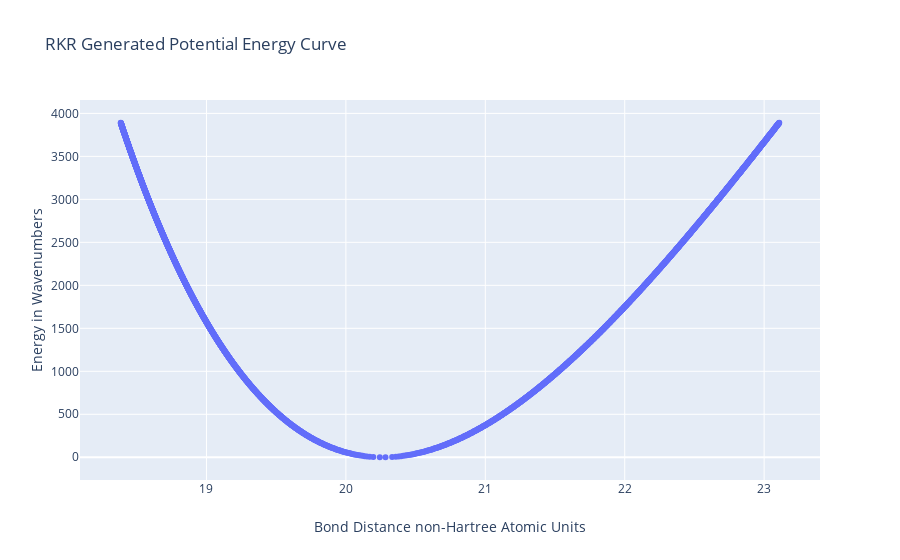

The notebook cell this image was saved under:
### Code cell
#Test for the RKR Class
from RKRClass import RKR as rkrClass

rkr = rkrClass()

rkr.setDiatomicConstants(alphae, Be, we, wxe, wye, wze, ye)
rkr.setReducedMass(0.5)
rkr.setDelta(delta)

x, y = rkr.graphData()

figure = {
    
    "data":[
        {
            "type":"scatter",
            "x":x,
            "y":y,
            "connectgaps":True,
            "mode":"markers",
            "name":"RKR Potential",
        }
    ],
    
    "layout":{
        "xaxis":{"title":"Bond Distance non-Hartree Atomic Units"},
        "yaxis":{"title":"Energy in Wavenumbers"},
        "title":{"text":"RKR Generated Potential Energy Curve"}
    }
}

iplot(figure)

### Figure 1 — Plotly figure (JSON) as saved in the notebook; plotly's stock layout.template omitted (floating-point values rounded to 4 significant figures; data arrays with more than 128 entries replaced by an {"elided": "..."} marker saying what was removed)
{"data": [{"connectgaps": true, "mode": "markers", "name": "RKR Potential", "type": "scatter", "x": {"elided": "2500 float values"}, "y": {"elided": "2500 float values"}}], "layout": {"title": {"text": "RKR Generated Potential Energy Curve"}, "xaxis": {"title": {"text": "Bond Distance non-Hartree Atomic Units"}}, "yaxis": {"title": {"text": "Energy in Wavenumbers"}}}}
